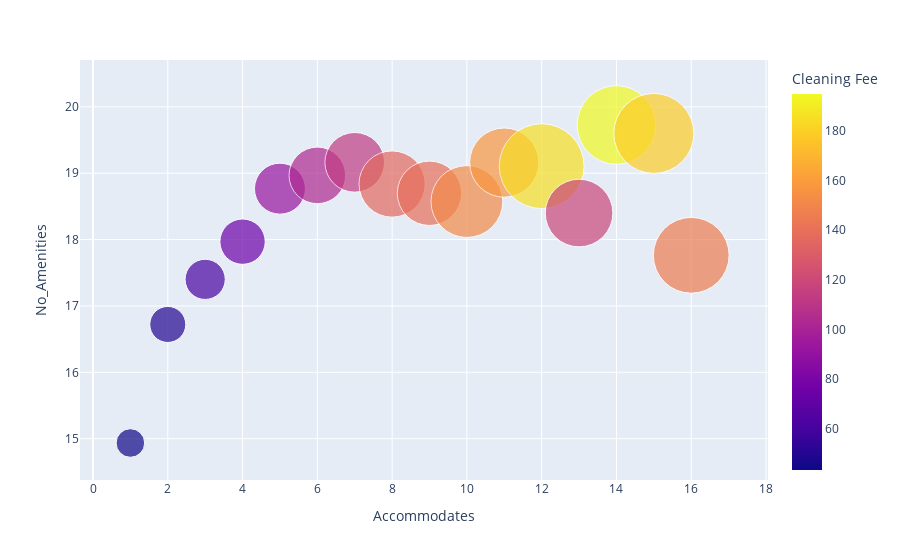

Source (notebook cell):
### Code cell
#Grouping the properties by the number of people it can accommodate
df_Acc = df.groupby('Accommodates').mean()

#Resetting the index to plot the values
df_Acc.reset_index(inplace = True)

# Plotting a bubble chart to show the trend
fig = px.scatter(df_Acc, x="Accommodates", y="No_Amenities",
	         size="Price",color ="Cleaning Fee",
                  size_max=60)
fig.show()

### Figure 1 — Plotly figure (JSON) as saved in the notebook; plotly's stock layout.template omitted (floating-point values rounded to 4 significant figures)
{"data": [{"hovertemplate": "Accommodates=%{x}<br>No_Amenities=%{y}<br>Price=%{marker.size}<br>Cleaning Fee=%{marker.color}<extra></extra>", "legendgroup": "", "marker": {"color": [43.34, 49.92, 61.35, 75.06, 91.73, 103.4, 113.2, 136.5, 139.4, 152.0, 157.1, 185.6, 118.8, 194.9, 178.9, 146.1], "coloraxis": "coloraxis", "size": [56.54, 89.6, 111.4, 142.2, 179.6, 221.3, 245.9, 303.4, 286.4, 356.6, 331.3, 497.5, 316.2, 427.2, 442, 396.9], "sizemode": "area", "sizeref": 0.1382, "symbol": "circle"}, "mode": "markers", "name": "", "orientation": "v", "showlegend": false, "type": "scatter", "x": [1, 2, 3, 4, 5, 6, 7, 8, 9, 10, 11, 12, 13, 14, 15, 16], "xaxis": "x", "y": [14.93, 16.72, 17.4, 17.97, 18.77, 18.97, 19.16, 18.84, 18.7, 18.57, 19.16, 19.11, 18.4, 19.73, 19.6, 17.76], "yaxis": "y"}], "layout": {"coloraxis": {"colorbar": {"title": {"text": "Cleaning Fee"}}, "colorscale": [[0, "#0d0887"], [0.1111, "#46039f"], [0.2222, "#7201a8"], [0.3333, "#9c179e"], [0.4444, "#bd3786"], [0.5556, "#d8576b"], [0.6667, "#ed7953"], [0.7778, "#fb9f3a"], [0.8889, "#fdca26"], [1, "#f0f921"]]}, "legend": {"itemsizing": "constant", "tracegroupgap": 0}, "margin": {"t": 60}, "xaxis": {"anchor": "y", "domain": [0, 1], "title": {"text": "Accommodates"}}, "yaxis": {"anchor": "x", "domain": [0, 1], "title": {"text": "No_Amenities"}}}}
